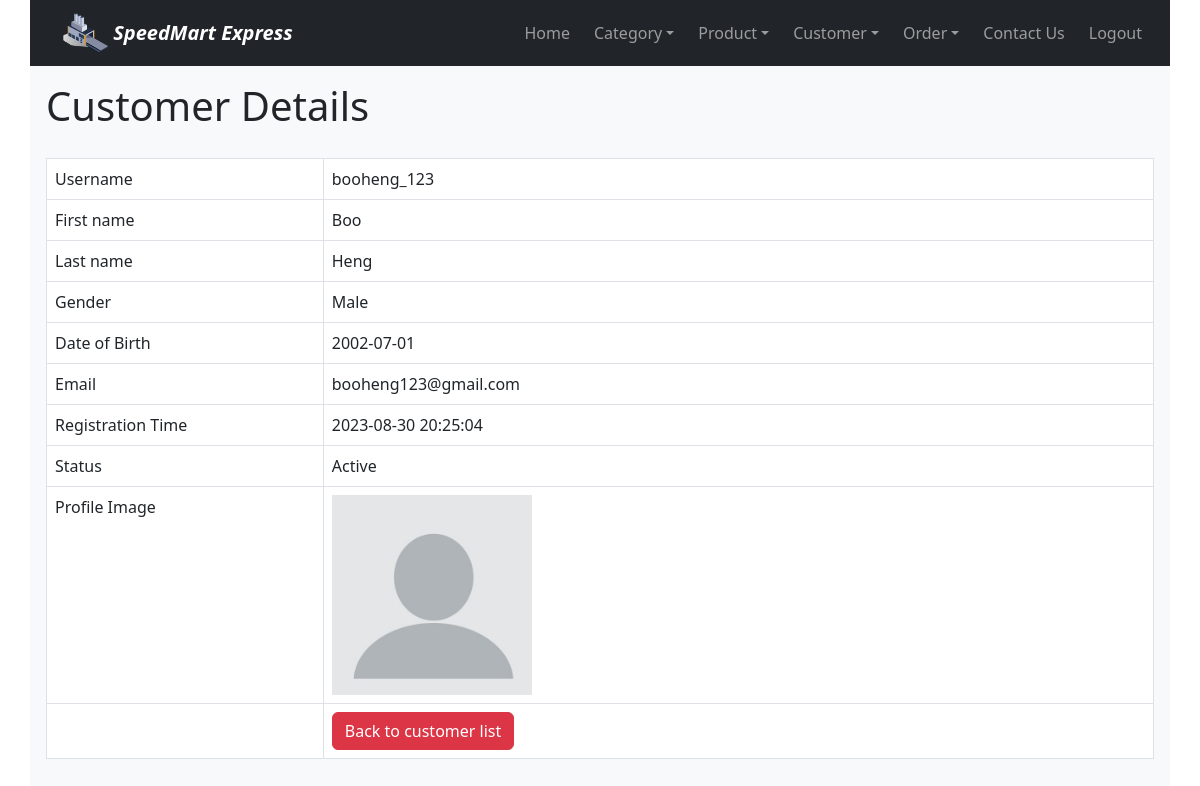
/customer_read_one.php?id=38 (signed in), run on the app's committed database.
### tables this page shows
CREATE TABLE IF NOT EXISTS `customers` (
  `Customer_ID` int NOT NULL AUTO_INCREMENT,
  `username` varchar(20) NOT NULL,
  `password` varchar(200) NOT NULL,
  `firstname` varchar(30) NOT NULL,
  `lastname` varchar(30) NOT NULL,
  `gender` enum('Male','Female') NOT NULL,
  `birthdate` date NOT NULL,
  `email` varchar(50) NOT NULL,
  `registrationdatetime` datetime NOT NULL DEFAULT CURRENT_TIMESTAMP,
  `status` enum('Active','Inactive','Pending') NOT NULL DEFAULT 'Active',
  `profile_image` varchar(200) NOT NULL,
  PRIMARY KEY (`Customer_ID`),
  UNIQUE KEY `username` (`username`),
  UNIQUE KEY `email` (`email`)
);

### customer_read_one.php (the view, shortened to what this page needs)
<!DOCTYPE HTML>
<html>
<head>
    <link href="https://cdn.jsdelivr.net/npm/bootstrap@5.3.0/dist/css/bootstrap.min.css" rel="stylesheet">
</head>
<body>
    <div class="container p-0 bg-light">
        <?php
            include 'menu/nav.php';
        ?>
        <div class="page-header p-3 pb-1">
            <h1>Customer Details</h1>
        </div>
        <?php
        $id=isset($_GET['id']) ? $_GET['id'] : die('ERROR: Record ID not found.');
        include 'config/database.php';
        try {
            $query = "SELECT Customer_ID, username, firstname, lastname, gender, birthdate, registrationdatetime, email, status, profile_image FROM customers WHERE Customer_ID = :id ";
            $stmt = $con->prepare( $query );
            $stmt->bindParam(":id", $id);
            $stmt->execute();
            $row = $stmt->fetch(PDO::FETCH_ASSOC);
            $username = $row['username'];
            $firstname = $row['firstname'];
            $lastname = $row['lastname'];
            $gender = $row['gender'];
            $birthdate = $row['birthdate'];
            $registrationdatetime = $row['registrationdatetime'];
            $email = $row['email'];
            $status = $row['status'];
            $image = $row['profile_image'];
        }
        catch(PDOException $exception){
            die('ERROR: ' . $exception->getMessage());
        }
        ?>
        <div class="p-3">
            <table class='table table-hover table-responsive table-bordered'>
                <tr>
                    <td class='col-3'>Username</td>
                    <td><?php echo htmlspecialchars($username, ENT_QUOTES);  ?></td>
                </tr>
                <tr>
                    <td>First name</td>
                    <td><?php echo htmlspecialchars($firstname, ENT_QUOTES);  ?></td>
                </tr>
                <tr>
                    <td>Last name</td>
                    <td><?php echo htmlspecialchars($lastname, ENT_QUOTES);  ?></td>
                </tr>
                <tr>
                    <td>Gender</td>
                    <td><?php echo htmlspecialchars($gender, ENT_QUOTES);  ?></td>
                </tr>
                <tr>
                    <td>Date of Birth</td>
                    <td><?php echo htmlspecialchars($birthdate, ENT_QUOTES);  ?></td>
                </tr>
                <tr>
                    <td>Email</td>
                    <td><?php echo htmlspecialchars($email, ENT_QUOTES);  ?></td>
                </tr>
                <tr>
                    <td>Registration Time</td>
                    <td><?php echo htmlspecialchars($registrationdatetime, ENT_QUOTES);  ?></td>
                </tr>
                <tr>
                    <td>Status</td>
                    <td><?php echo htmlspecialchars($status, ENT_QUOTES);  ?></td>
                </tr>
                <tr>
                    <td>Profile Image</td>
                    <td>
                        <img src="<?php echo htmlspecialchars($image, ENT_QUOTES); ?>" alt="<?php echo htmlspecialchars($username, ENT_QUOTES); ?>" width="200" height="200">
                    </td>
                </tr>
                <tr>
                    <td></td>
                    <td>
                        <a href='customer_read.php' class='btn btn-danger'>Back to customer list</a>
                    </td>
                </tr>
            </table>
        </div>
    </div>
</body>
</html>

### data on the page
customers: username "booheng_123", firstname "Boo", lastname "Heng", gender "Male", birthdate "2002-07-01", email "booheng123@gmail.com", registrationdatetime "2023-08-30 20:25:04", status "Active", profile_image (placeholder picture)
